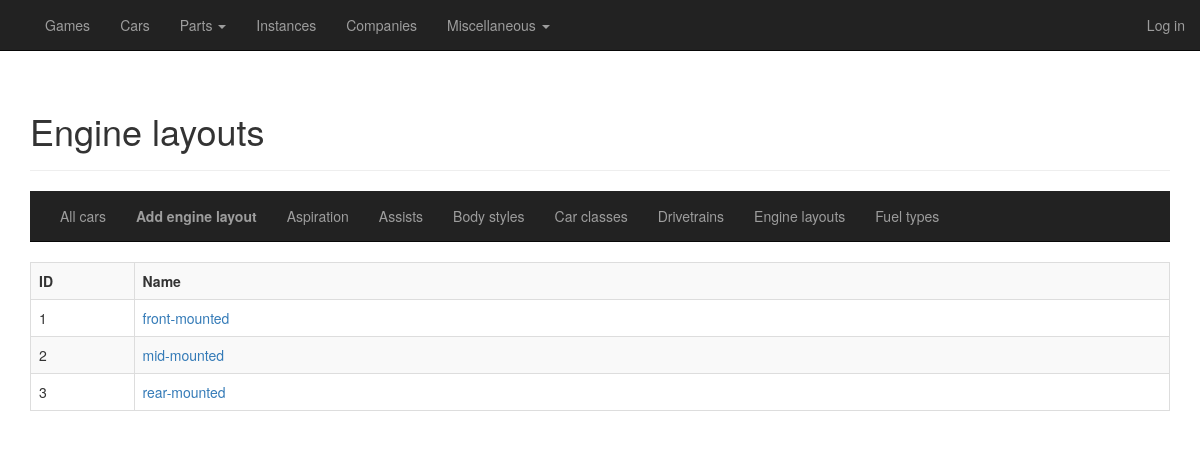
The app's page /cars/engine-layouts/all with its own data.
### general/models/car.py (models this page shows)
class EngineLayout(database.Model):
    __tablename__ = "engine_layouts"
    id = database.Column(database.Integer, primary_key=True)
    name = database.Column(database.Unicode, index=True, nullable=False, unique=True)
    cars = database.relationship('Car', backref='engine_layout', lazy='dynamic')
    instances = database.relationship('Instance', backref='engine_layout', lazy='dynamic')

### general/routes_cars.py (the view)
@cardb.route("/cars/engine-layouts", methods=['GET'])
@cardb.route("/cars/engine-layouts/all", methods=['GET'])
def overview_engine_layouts():
    engine_layouts = EngineLayout.query.order_by(EngineLayout.name.asc()).all()
    return render_template("cars_overview_engine_layouts.html",
                           title="Engine layouts",
                           heading="Engine layouts",
                           engine_layouts=engine_layouts,
                           viewing="engine_layouts")

### general/templates/cars_overview_engine_layouts.html
{% extends "cars_base.html" %}
{% block cars_content %}
    <div>
        <table class="table table-hover table-bordered table-striped">
            {% if engine_layouts == [] %}
            <tr>
                <td class="col-sm-12 text-center"><b>There are no engine layouts in the database.</b></td>
            </tr>
            {% else %}
            <tr>
                <td class="col-sm-1"><strong>ID</strong></td>
                <td class="col-sm-10"><strong>Name</strong></td>
            </tr>
                {% for engine_layout in engine_layouts %}
            <tr>
                <td class="col-sm-1">{{ engine_layout.id }}</td>
                <td class="col-sm-10"><a href="{{ url_for('detail_engine_layout', id=engine_layout.id) }}">{{ engine_layout.name }}</a></td>
            </tr>
                {% endfor %}
            {% endif %}
        </table>
    </div>
{% endblock %}

### records on screen
EngineLayout: id "1", name "front-mounted"
EngineLayout: id "2", name "mid-mounted"
EngineLayout: id "3", name "rear-mounted"

### other values on screen
{{ heading }} "Engine layouts"
